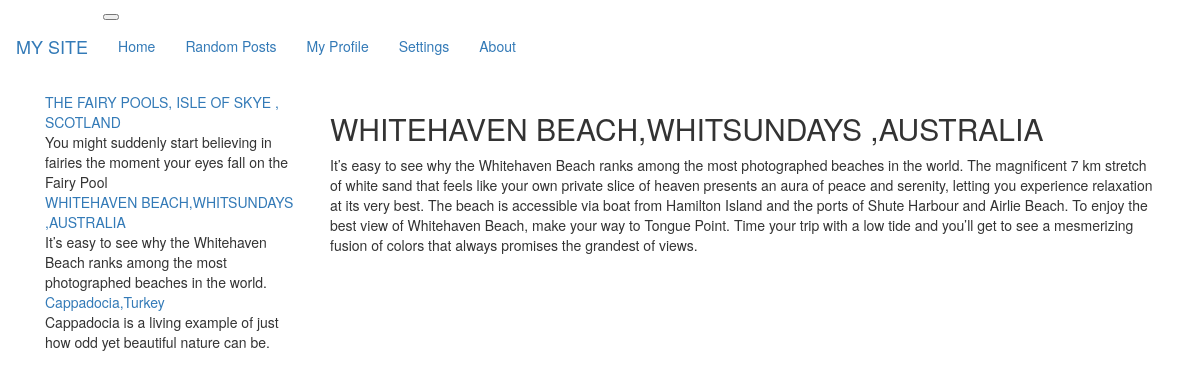
Page /post/Whitehaven-australia on the committed database.
### blog/models.py (models this page shows, shortened)
class Post(models.Model):
    title = models.CharField(max_length=255)
    slug = models.SlugField(max_length=255, unique=True)
    summary = models.CharField(max_length=300)
    content = models.TextField()
    published = models.BooleanField(default=True)
    created = models.DateTimeField(auto_now_add=True)
    image = models.ImageField(upload_to='img')
    class Meta:
        ordering = ['-created']

### blog/views.py (the view)
# urls.py: url(r'^post/(.*)$', blog_views.post),
def post(request, slug):
    print(slug)
    posts = Post.objects.all()
    return render(request, 'post.html', {
        'post': get_object_or_404(Post, slug=slug),
        'post': get_object_or_404(Post, slug=slug),
        'posts': posts
    })

### blog/templates/post.html (shortened to what this page needs)
{% extends 'single-template.html' %}
{% block entry %}
    <h2>{{ post.title }}</h2>
    <div>
        {{ post.content | linebreaks }}
    </div>
{% endblock %}

### blog/templates/single-template.html
{% extends 'base.html' %}
{% block content %}
    <div class="container">
        <div class="col-md-3">
            {% for post in posts %}
                <div>
                    <div class="summary-title"><a href="/post/{{ post.slug }}">{{ post.title }}</a> </div>
                    <div class="summary">{{ post.summary }}</div>
                </div>
            {% endfor %}
        </div>
        <div class="col-md-9">
            {% block entry %}{% endblock %}
        </div>
    </div>
{% endblock %}

### blog/static/css/style.css (style rules this page uses)
body { background: none !important; }

### rows in the picture
Post: title "THE FAIRY POOLS, ISLE OF SKYE , SCOTLAND", summary "You might suddenly start believing in fairies the moment your eyes fall on the Fairy Pool"
Post: title "WHITEHAVEN BEACH,WHITSUNDAYS ,AUSTRALIA", summary "It’s easy to see why the Whitehaven Beach ranks among the most photographed beaches in the world.", content "It’s easy to see why the Whitehaven Beach ranks among the most photographed beaches in the world. The magnificent 7 km stretch of white sand that feels like your own private slice of heaven presents an aura of peace and serenity, letting you experience relaxation at its very best. The beach is accessible via boat from Hamilton Island and the ports of Shute Harbour and Airlie Beach. To enjoy the best view of Whitehaven Beach, make your way to Tongue Point. Time your trip with a low tide and you’ll get to see a mesmerizing fusion of colors that always promises the grandest of views."
Post: title "Cappadocia,Turkey", summary "Cappadocia is a living example of just how odd yet beautiful nature can be."
